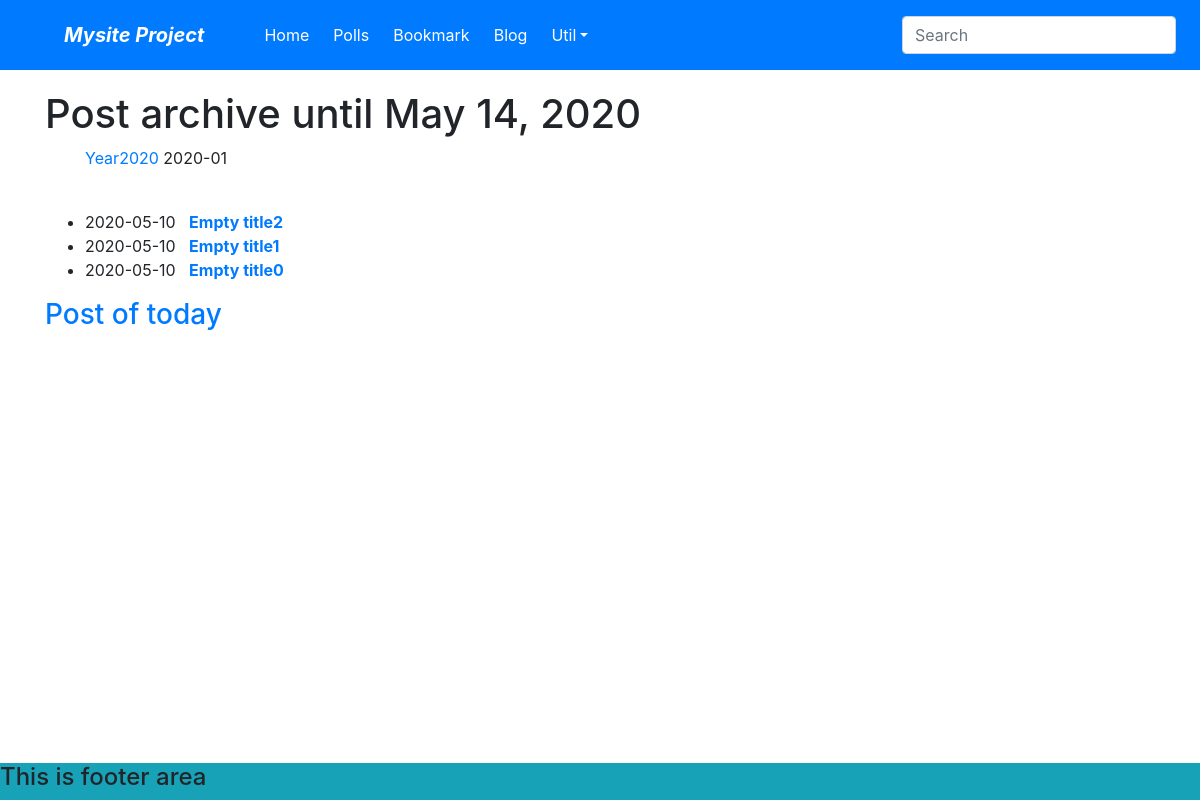
Page /blog/archive/ on the earlier database version.
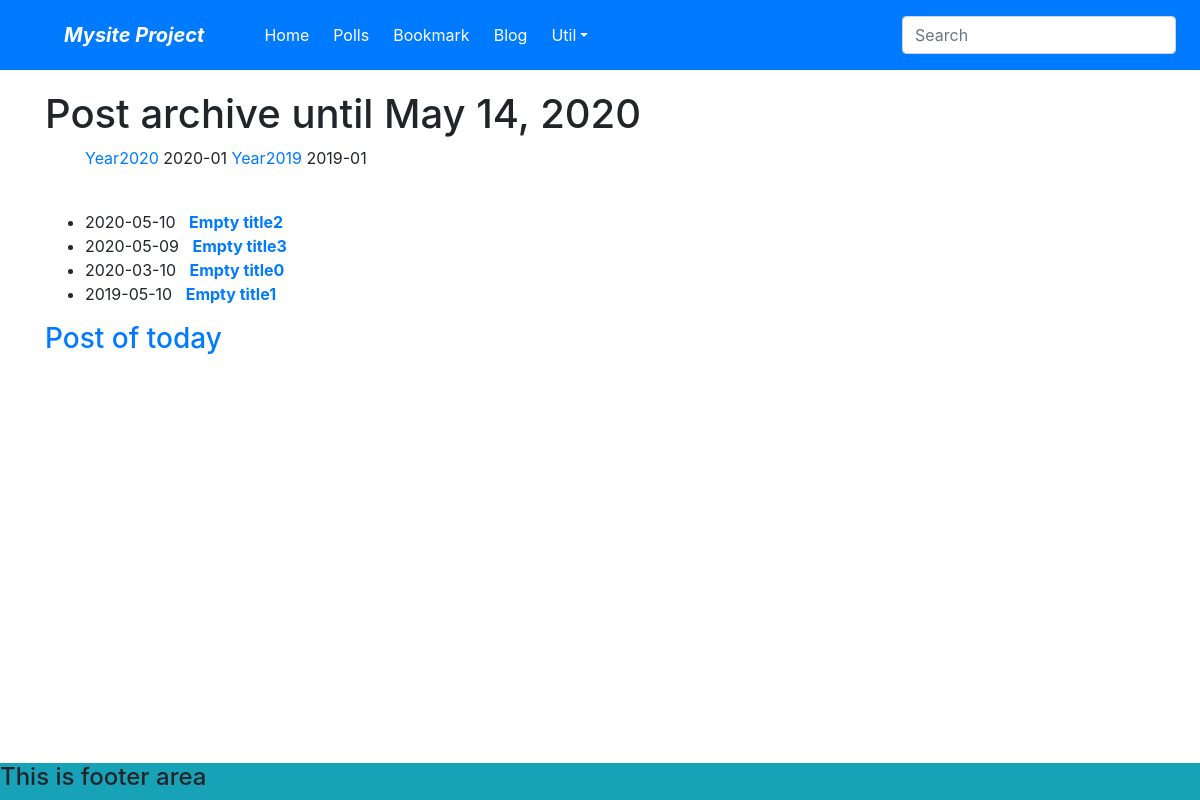
Same page on the later database version.
### blog/models.py (models this page shows, shortened)
class Post(models.Model):
    title = models.CharField(verbose_name='Post_Title', max_length=100, default="Empty title", blank=True)
    slug = models.SlugField(verbose_name='SLUG', unique=True, allow_unicode=True,\
        help_text='one word for title alias.')
    description = models.CharField(verbose_name='Description', max_length=100, blank=True, help_text= 'simple \
        description text.')
    content = models.TextField('CONTENT')
    create_dt = models.DateTimeField('CREATE DATE', auto_now_add=True)
    modify_dt = models.DateTimeField('MODIFIED DATE', auto_now=False)
    class Meta:
        verbose_name = 'posting'
        verbose_name_plural = 'postings'
        db_table = 'blog_posts'
        ordering = ('-modify_dt',)
    def get_absolute_url(self):
        return reverse("blog:post_detail", args=(self.slug,))

### blog/views.py (the view)
# urls.py: path('archive/', PostAV.as_view(), name='post_archive'),
class PostAV(ArchiveIndexView):
    model = Post
    date_field = 'modify_dt'

### blog/templates/blog/post_archive.html (shortened to what this page needs)
{% extends 'home.html' %}
{% block content %}
    <h1>Post archive until {% now "N d, Y" %}</h1>
    <ul>
        {% for date in date_list %}
            <li style="display: inline;">
                <a href="{% url 'blog:post_year_archive' date|date:'Y' %}">
                    Year{{date|date:'Y'}}
                </a>
            </li>
            {{date|date:'Y-m'}}
        {% endfor %}
    </ul>
    <br>
    <div>
        <ul>
            {% for p in object_list %}
                <li>{{p.modify_dt|date:"Y-m-d"}}&nbsp;&nbsp;
                <a href="{{p.get_absolute_url}}"><strong>{{p.title}}</strong></a></li>
            {% endfor %}
        </ul>
    </div>
    <h3><a href="{% url 'blog:post_today_archive' %}">Post of today</a></h3>
{% endblock %}

### templates/home.html (shortened to what this page needs)
{% extends "base_bootstrap.html" %}
{% load static %}
{% block footer %}
    <footer class="fixed-bottom bg-info">
        <h4>This is footer area</h4>
    </footer>
{% endblock %}

### templates/base_bootstrap.html (shortened to what this page needs)
<!DOCTYPE html>
<html lang="ko">
    <head>
        <link rel="stylesheet" href="https://stackpath.bootstrapcdn.com/bootstrap/4.4.1/css/bootstrap.min.css"
>
    </head>
    <body style="padding-top:90px;">
        <nav class="navbar navbar-expand-lg navbar-dark bg-primary fixed-top">
            <span class="navbar-brand mx-5 mb-0 mt-0 font-weight-bold font-italic">Mysite Project</span>
            <div class="collapse navbar-collapse" id="navbarSupportedContent">
                <ul class="navbar-nav mr-auto">
                    <li class="nav-item mx-1 btn-primary">
                        <a class="nav-link text-white" href="{% url 'home' %}">Home</a>
                    </li>
                    <li class="nav-item mx-1 btn-primary">
                        <a class="nav-link text-white" href="{% url 'polls:index' %}">Polls</a>
                    </li>
                    <li class="nav-item mx-1 btn-primary">
                        <a class="nav-link text-white" href="{% url 'bookmark:index' %}">Bookmark</a>
                    </li>
                    <li class="nav-item mx-1 btn-primary">
                        <a class="nav-link text-white" href="{% url 'blog:index' %}">Blog</a>
                    </li>
                    <li class="nav-item mx-1 btn-primary dropdown">
                        <a class="nav-link text-white dropdown-toggle" href="#" data-toggle="dropdown">Util</a>
                    </li>
                </ul>
                <form class="form-inline my-2" action="" method="post">
                    <input class="form-control mr-sm-2" type="search" placeholder="Search" name="search_word">
                </form>
            </div>
        </nav>
        <div class="container">
            {% block content %}{% endblock %}
        </div>
        {% block footer %}{% endblock %}
    </body>
</html>

Differences in the rows shown:
added Post: modify_dt "2020-05-09", title "Empty title3"
changed Post "Empty title0": modify_dt "2020-05-10" → "2020-03-10"; moves up the list
changed Post "Empty title1": modify_dt "2020-05-10" → "2019-05-10"
Other differences:
new list line: "Year 2019 2019-01"
